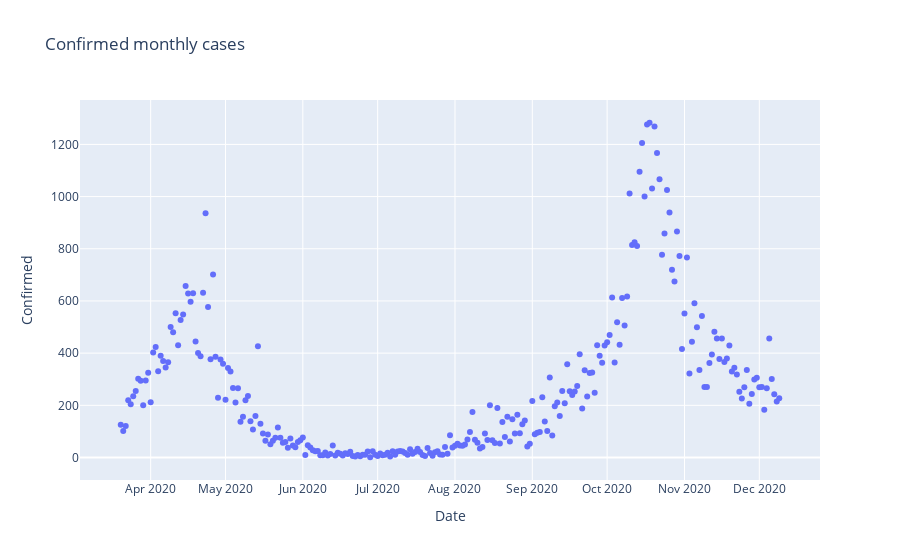

The cell this chart's notebook holds for it:
### Code cell
import plotly.express as px

# df = px.data.gapminder().query("year == 2007").query("continent == 'Europe'")
# # # df.loc[df['pop'] < 2.e6, 'country'] = 'Other countries' # Represent only large countries
# # fig = px.pie(df, values='pop', names='country', title='Population of European continent')
# # fig.show()
# df
pie_df = df[
    [
        "Aged1",
        "Aged1to4",
        "Aged5to14",
        "Aged15to24",
        "Aged25to34",
        "Aged35to44",
        "Aged45to54",
        "Aged55to64",
        "Aged65up",
    ]
].copy()
# pie_df["Total"] = pie_df.sum(axis=1)
pie_data = pie_df.tail(1)
pie_data = pie_data.transpose()
# pie_data.index = pd.Index(['age range', 'count'],name='ages')
pie_data
pie_data.columns = ["count"]

# fig = px.pie(pie_df, values='pop', names='country', title='Population of European continent')
# fig.show()

### Figure 1 — Plotly figure (JSON) as saved in the notebook; plotly's stock layout.template omitted (floating-point values rounded to 4 significant figures; data arrays with more than 128 entries replaced by an {"elided": "..."} marker saying what was removed)
{"data": [{"hovertemplate": "Date=%{x}<br>Confirmed=%{y}<extra></extra>", "legendgroup": "", "marker": {"color": "#636efa", "symbol": "circle"}, "mode": "markers", "name": "", "orientation": "v", "showlegend": false, "type": "scatter", "x": {"elided": "265 str values"}, "xaxis": "x", "y": {"elided": "265 int values"}, "yaxis": "y"}], "layout": {"legend": {"tracegroupgap": 0}, "title": {"text": "Confirmed monthly cases"}, "xaxis": {"anchor": "y", "domain": [0, 1], "title": {"text": "Date"}}, "yaxis": {"anchor": "x", "domain": [0, 1], "title": {"text": "Confirmed"}}}}
